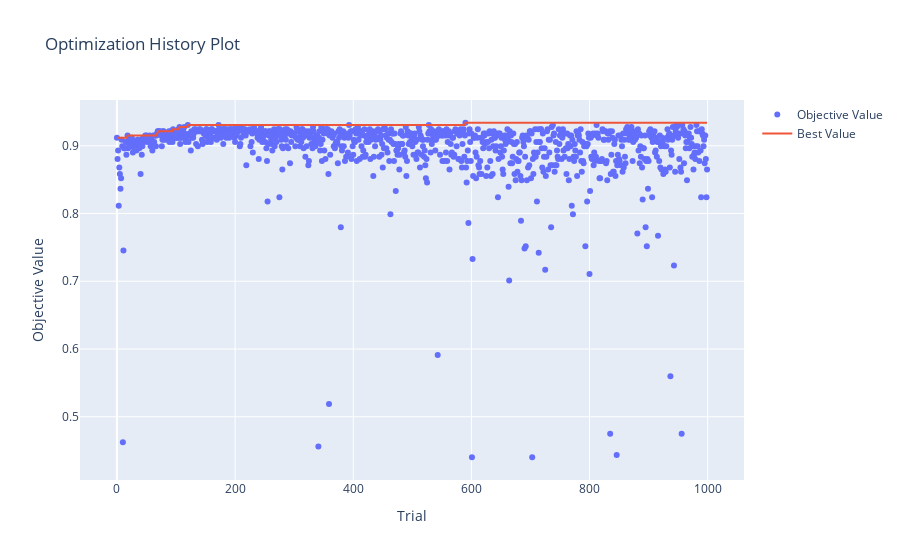

Notebook code for this chart:
### Code cell
# if os.path.exists('multiple_modelB_tuning.pkl'):
#     multiple_modelA_study = joblib.load('multiple_modelB_tuning.pkl')
    
print(f'best acc : {multiple_modelB_study.best_trial.value}\nbest params : {multiple_modelB_study.best_trial.params}')

multiple_modelB = multiple_xgb_model(multiple_modelB_study.best_trial, X_trainB, X_testB, y_trainB, y_testB, case='B')
print(classification_report(y_testB, multiple_modelB.predict(X_testB)))

optuna.visualization.plot_optimization_history(multiple_modelB_study)
# 결과가 상당히 괜찮게 나왔다!

### Figure 1 — Plotly figure (JSON) as saved in the notebook; plotly's stock layout.template omitted (floating-point values rounded to 4 significant figures; data arrays with more than 128 entries replaced by an {"elided": "..."} marker saying what was removed)
{"data": [{"mode": "markers", "name": "Objective Value", "type": "scatter", "x": {"elided": "1000 int values"}, "y": {"elided": "1000 float values"}}, {"name": "Best Value", "type": "scatter", "x": {"elided": "1000 int values"}, "y": {"elided": "1000 float values"}}], "layout": {"title": {"text": "Optimization History Plot"}, "xaxis": {"title": {"text": "Trial"}}, "yaxis": {"title": {"text": "Objective Value"}}}}
